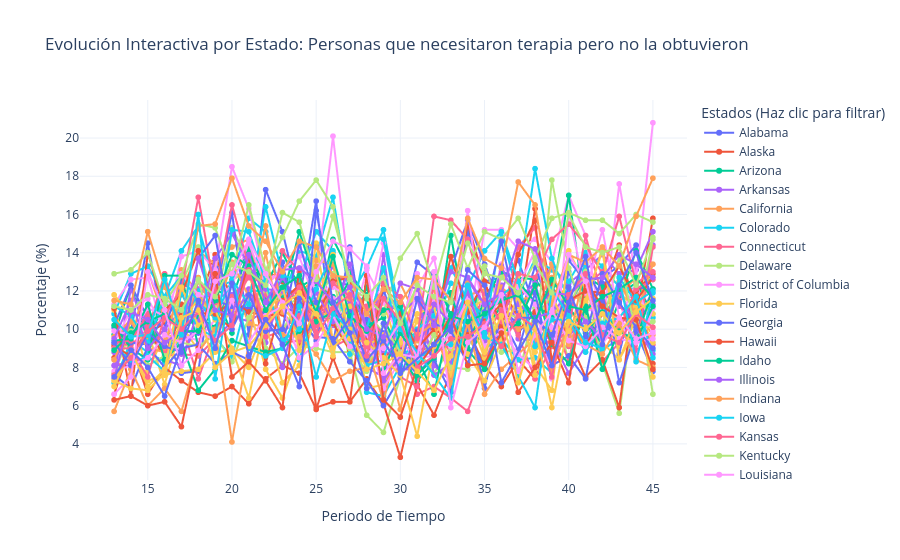

The code cell stored with this chart in its notebook:
### Markdown cell above
## 6. Interactividad y Funcionalidad 
Analizaremos la evolución temporal por Estado para el indicador *"Needed Counseling or Therapy But Did Not Get It"*.

### Code cell
state_data = df[(df['Group'] == 'By State') & 
                (df['Indicator'] == 'Needed Counseling or Therapy But Did Not Get It, Last 4 Weeks')]

fig = px.line(state_data, 
              x='Time Period', 
              y='Value', 
              color='State',
              markers=True,
              title='Evolución Interactiva por Estado: Personas que necesitaron terapia pero no la obtuvieron',
              labels={'Value': 'Porcentaje (%)', 'Time Period': 'Periodo de Tiempo'},
              template='plotly_white')

fig.update_layout(
    xaxis=dict(showgrid=True),
    yaxis=dict(showgrid=True),
    legend_title_text='Estados (Haz clic para filtrar)'
)

# Para mostrar en un entorno local (Jupyter/VSCode)
fig.show()

### Figure 1 — Plotly figure (JSON) as saved in the notebook; plotly's stock layout.template omitted (floating-point values rounded to 4 significant figures)
{"data": [{"hovertemplate": "State=Alabama<br>Periodo de Tiempo=%{x}<br>Porcentaje (%)=%{y}<extra></extra>", "legendgroup": "Alabama", "line": {"color": "#636efa", "dash": "solid"}, "marker": {"symbol": "circle"}, "mode": "lines+markers", "name": "Alabama", "showlegend": true, "type": "scattergl", "x": [13, 14, 15, 16, 17, 18, 19, 20, 21, 22, 23, 24, 25, 26, 27, 28, 29, 30, 31, 32, 33, 34, 35, 36, 37, 38, 39, 40, 41, 42, 43, 44, 45], "xaxis": "x", "y": [8.4, 9.9, 14.5, 9.8, 7.7, 7.8, 13.7, 10.3, 13.1, 12.9, 11.2, 10.8, 9.4, 12.5, 12.3, 8.7, 12.0, 9.8, 13.5, 12.8, 10.0, 15.1, 12.5, 12.7, 13.6, 11.1, 9.2, 13.0, 10.9, 12.4, 11.3, 10.0, 12.1], "yaxis": "y"}, {"hovertemplate": "State=Alaska<br>Periodo de Tiempo=%{x}<br>Porcentaje (%)=%{y}<extra></extra>", "legendgroup": "Alaska", "line": {"color": "#EF553B", "dash": "solid"}, "marker": {"symbol": "circle"}, "mode": "lines+markers", "name": "Alaska", "showlegend": true, "type": "scattergl", "x": [13, 14, 15, 16, 17, 18, 19, 20, 21, 22, 23, 24, 25, 26, 27, 28, 29, 30, 31, 32, 33, 34, 35, 36, 37, 38, 39, 40, 41, 42, 43, 44, 45], "xaxis": "x", "y": [8.5, 9.6, 9.8, 10.3, 11.3, 11.3, 13.9, 11.5, 12.8, 13.1, 12.5, 10.5, 11.2, 10.7, 9.8, 9.5, 11.6, 9.5, 9.0, 8.9, 10.4, 15.5, 12.5, 12.2, 10.6, 16.3, 11.9, 9.4, 11.6, 11.9, 14.4, 10.7, 15.8], "yaxis": "y"}, {"hovertemplate": "State=Arizona<br>Periodo de Tiempo=%{x}<br>Porcentaje (%)=%{y}<extra></extra>", "legendgroup": "Arizona", "line": {"color": "#00cc96", "dash": "solid"}, "marker": {"symbol": "circle"}, "mode": "lines+markers", "name": "Arizona", "showlegend": true, "type": "scattergl", "x": [13, 14, 15, 16, 17, 18, 19, 20, 21, 22, 23, 24, 25, 26, 27, 28, 29, 30, 31, 32, 33, 34, 35, 36, 37, 38, 39, 40, 41, 42, 43, 44, 45], "xaxis": "x", "y": [9.7, 12.3, 9.4, 11.4, 10.5, 10.8, 12.1, 11.6, 14.1, 11.4, 12.6, 11.2, 10.7, 14.7, 13.0, 11.6, 8.7, 11.0, 8.3, 9.0, 14.9, 10.0, 13.1, 11.6, 12.0, 10.5, 11.8, 11.2, 12.8, 12.2, 11.9, 12.4, 10.8], "yaxis": "y"}, {"hovertemplate": "State=Arkansas<br>Periodo de Tiempo=%{x}<br>Porcentaje (%)=%{y}<extra></extra>", "legendgroup": "Arkansas", "line": {"color": "#ab63fa", "dash": "solid"}, "marker": {"symbol": "circle"}, "mode": "lines+markers", "name": "Arkansas", "showlegend": true, "type": "scattergl", "x": [13, 14, 15, 16, 17, 18, 19, 20, 21, 22, 23, 24, 25, 26, 27, 28, 29, 30, 31, 32, 33, 34, 35, 36, 37, 38, 39, 40, 41, 42, 43, 44, 45], "xaxis": "x", "y": [7.7, 12.1, 9.7, 9.5, 10.5, 12.1, 11.7, 11.8, 10.5, 9.3, 12.1, 10.6, 11.5, 13.3, 11.5, 7.9, 13.9, 7.9, 7.9, 10.6, 10.3, 12.0, 10.4, 12.3, 10.2, 12.5, 13.2, 12.4, 13.1, 13.9, 12.9, 13.1, 15.1], "yaxis": "y"}, {"hovertemplate": "State=California<br>Periodo de Tiempo=%{x}<br>Porcentaje (%)=%{y}<extra></extra>", "legendgroup": "California", "line": {"color": "#FFA15A", "dash": "solid"}, "marker": {"symbol": "circle"}, "mode": "lines+markers", "name": "California", "showlegend": true, "type": "scattergl", "x": [13, 14, 15, 16, 17, 18, 19, 20, 21, 22, 23, 24, 25, 26, 27, 28, 29, 30, 31, 32, 33, 34, 35, 36, 37, 38, 39, 40, 41, 42, 43, 44, 45], "xaxis": "x", "y": [9.2, 9.2, 13.1, 10.5, 12.0, 14.1, 13.4, 14.3, 14.7, 10.8, 12.0, 11.9, 12.7, 12.4, 11.6, 10.7, 9.5, 12.4, 10.5, 10.4, 9.4, 11.7, 10.8, 9.2, 10.8, 12.2, 12.7, 11.5, 11.8, 11.1, 11.8, 12.7, 13.4], "yaxis": "y"}, {"hovertemplate": "State=Colorado<br>Periodo de Tiempo=%{x}<br>Porcentaje (%)=%{y}<extra></extra>", "legendgroup": "Colorado", "line": {"color": "#19d3f3", "dash": "solid"}, "marker": {"symbol": "circle"}, "mode": "lines+markers", "name": "Colorado", "showlegend": true, "type": "scattergl", "x": [13, 14, 15, 16, 17, 18, 19, 20, 21, 22, 23, 24, 25, 26, 27, 28, 29, 30, 31, 32, 33, 34, 35, 36, 37, 38, 39, 40, 41, 42, 43, 44, 45], "xaxis": "x", "y": [10.8, 12.9, 13.3, 11.7, 14.1, 15.4, 12.2, 12.5, 15.8, 15.1, 11.5, 14.1, 13.8, 16.9, 11.7, 13.2, 15.2, 10.6, 12.1, 10.0, 12.4, 12.2, 14.1, 15.1, 11.7, 13.7, 13.1, 12.5, 14.0, 13.3, 12.2, 12.1, 10.6], "yaxis": "y"}, {"hovertemplate": "State=Connecticut<br>Periodo de Tiempo=%{x}<br>Porcentaje (%)=%{y}<extra></extra>", "legendgroup": "Connecticut", "line": {"color": "#FF6692", "dash": "solid"}, "marker": {"symbol": "circle"}, "mode": "lines+markers", "name": "Connecticut", "showlegend": true, "type": "scattergl", "x": [13, 14, 15, 16, 17, 18, 19, 20, 21, 22, 23, 24, 25, 26, 27, 28, 29, 30, 31, 32, 33, 34, 35, 36, 37, 38, 39, 40, 41, 42, 43, 44, 45], "xaxis": "x", "y": [8.1, 8.3, 10.2, 8.6, 8.7, 8.6, 9.5, 11.2, 13.3, 9.6, 9.9, 10.4, 10.9, 9.1, 9.5, 11.2, 6.7, 9.4, 6.6, 7.0, 6.4, 5.7, 8.2, 10.6, 10.1, 10.0, 9.1, 9.1, 11.2, 8.3, 9.3, 11.0, 9.2], "yaxis": "y"}, {"hovertemplate": "State=Delaware<br>Periodo de Tiempo=%{x}<br>Porcentaje (%)=%{y}<extra></extra>", "legendgroup": "Delaware", "line": {"color": "#B6E880", "dash": "solid"}, "marker": {"symbol": "circle"}, "mode": "lines+markers", "name": "Delaware", "showlegend": true, "type": "scattergl", "x": [13, 14, 15, 16, 17, 18, 19, 20, 21, 22, 23, 24, 25, 26, 27, 28, 29, 30, 31, 32, 33, 34, 35, 36, 37, 38, 39, 40, 41, 42, 43, 44, 45], "xaxis": "x", "y": [7.7, 9.9, 9.3, 9.2, 12.4, 14.3, 11.3, 15.3, 13.5, 9.0, 8.2, 9.1, 9.0, 8.8, 8.8, 5.5, 4.6, 7.5, 9.0, 7.7, 9.0, 9.5, 8.4, 11.8, 7.5, 11.1, 11.8, 8.3, 12.7, 8.2, 5.6, 12.0, 6.6], "yaxis": "y"}, {"hovertemplate": "State=District of Columbia<br>Periodo de Tiempo=%{x}<br>Porcentaje (%)=%{y}<extra></extra>", "legendgroup": "District of Columbia", "line": {"color": "#FF97FF", "dash": "solid"}, "marker": {"symbol": "circle"}, "mode": "lines+markers", "name": "District of Columbia", "showlegend": true, "type": "scattergl", "x": [13, 14, 15, 16, 17, 18, 19, 20, 21, 22, 23, 24, 25, 26, 27, 28, 29, 30, 31, 32, 33, 34, 35, 36, 37, 38, 39, 40, 41, 42, 43, 44, 45], "xaxis": "x", "y": [11.3, 12.6, 12.7, 9.7, 13.8, 14.1, 13.1, 18.5, 16.3, 12.5, 13.1, 14.3, 12.4, 20.1, 12.5, 10.4, 14.5, 10.2, 12.9, 8.7, 11.8, 10.0, 15.2, 15.2, 14.2, 14.7, 13.5, 17.0, 14.9, 9.9, 17.6, 12.7, 20.8], "yaxis": "y"}, {"hovertemplate": "State=Florida<br>Periodo de Tiempo=%{x}<br>Porcentaje (%)=%{y}<extra></extra>", "legendgroup": "Florida", "line": {"color": "#FECB52", "dash": "solid"}, "marker": {"symbol": "circle"}, "mode": "lines+markers", "name": "Florida", "showlegend": true, "type": "scattergl", "x": [13, 14, 15, 16, 17, 18, 19, 20, 21, 22, 23, 24, 25, 26, 27, 28, 29, 30, 31, 32, 33, 34, 35, 36, 37, 38, 39, 40, 41, 42, 43, 44, 45], "xaxis": "x", "y": [11.0, 8.6, 9.9, 7.1, 10.2, 8.9, 10.1, 10.9, 12.8, 10.6, 11.1, 10.2, 10.9, 10.7, 11.3, 9.9, 11.4, 8.6, 10.4, 10.6, 8.2, 9.9, 9.7, 10.4, 11.2, 8.8, 10.0, 10.2, 10.1, 10.3, 11.9, 11.1, 9.3], "yaxis": "y"}, {"hovertemplate": "State=Georgia<br>Periodo de Tiempo=%{x}<br>Porcentaje (%)=%{y}<extra></extra>", "legendgroup": "Georgia", "line": {"color": "#636efa", "dash": "solid"}, "marker": {"symbol": "circle"}, "mode": "lines+markers", "name": "Georgia", "showlegend": true, "type": "scattergl", "x": [13, 14, 15, 16, 17, 18, 19, 20, 21, 22, 23, 24, 25, 26, 27, 28, 29, 30, 31, 32, 33, 34, 35, 36, 37, 38, 39, 40, 41, 42, 43, 44, 45], "xaxis": "x", "y": [10.2, 12.3, 10.6, 10.1, 12.5, 11.7, 11.7, 16.1, 9.7, 17.3, 15.1, 11.5, 16.7, 9.2, 14.3, 8.5, 12.1, 9.2, 7.9, 11.0, 13.1, 15.7, 13.4, 11.0, 10.3, 13.3, 10.8, 13.6, 12.5, 12.7, 13.3, 14.4, 11.2], "yaxis": "y"}, {"hovertemplate": "State=Hawaii<br>Periodo de Tiempo=%{x}<br>Porcentaje (%)=%{y}<extra></extra>", "legendgroup": "Hawaii", "line": {"color": "#EF553B", "dash": "solid"}, "marker": {"symbol": "circle"}, "mode": "lines+markers", "name": "Hawaii", "showlegend": true, "type": "scattergl", "x": [13, 14, 15, 16, 17, 18, 19, 20, 21, 22, 23, 24, 25, 26, 27, 28, 29, 30, 31, 32, 34, 35, 36, 37, 38, 39, 40, 41, 42, 43, 44, 45], "xaxis": "x", "y": [6.6, 9.2, 6.6, 8.0, 7.3, 6.7, 6.5, 7.0, 6.1, 7.4, 8.1, 7.7, 5.8, 8.5, 6.2, 7.4, 6.1, 3.3, 7.1, 5.5, 10.0, 8.1, 7.0, 8.4, 7.4, 10.6, 9.5, 7.5, 8.4, 5.9, 12.5, 8.2], "yaxis": "y"}, {"hovertemplate": "State=Idaho<br>Periodo de Tiempo=%{x}<br>Porcentaje (%)=%{y}<extra></extra>", "legendgroup": "Idaho", "line": {"color": "#00cc96", "dash": "solid"}, "marker": {"symbol": "circle"}, "mode": "lines+markers", "name": "Idaho", "showlegend": true, "type": "scattergl", "x": [13, 14, 15, 16, 17, 18, 19, 20, 21, 22, 23, 24, 25, 26, 27, 28, 29, 30, 31, 32, 33, 34, 35, 36, 37, 38, 39, 40, 41, 42, 43, 44, 45], "xaxis": "x", "y": [9.2, 10.0, 10.5, 8.5, 10.0, 10.6, 10.1, 12.5, 14.2, 11.6, 11.6, 15.1, 12.4, 11.7, 9.8, 12.2, 8.8, 10.4, 9.4, 13.0, 10.7, 8.6, 10.0, 11.2, 12.7, 12.6, 11.5, 17.0, 10.9, 9.1, 11.5, 14.1, 12.1], "yaxis": "y"}, {"hovertemplate": "State=Illinois<br>Periodo de Tiempo=%{x}<br>Porcentaje (%)=%{y}<extra></extra>", "legendgroup": "Illinois", "line": {"color": "#ab63fa", "dash": "solid"}, "marker": {"symbol": "circle"}, "mode": "lines+markers", "name": "Illinois", "showlegend": true, "type": "scattergl", "x": [13, 14, 15, 16, 17, 18, 19, 20, 21, 22, 23, 24, 25, 26, 27, 28, 29, 30, 31, 32, 33, 34, 35, 36, 37, 38, 39, 40, 41, 42, 43, 44, 45], "xaxis": "x", "y": [8.8, 10.7, 9.2, 9.6, 8.7, 10.1, 12.9, 10.7, 10.4, 11.0, 12.7, 11.3, 13.0, 10.2, 11.3, 9.7, 8.8, 8.7, 12.3, 7.6, 8.2, 12.0, 9.8, 9.6, 11.6, 12.4, 9.4, 7.7, 9.1, 11.9, 11.2, 10.4, 14.4], "yaxis": "y"}, {"hovertemplate": "State=Indiana<br>Periodo de Tiempo=%{x}<br>Porcentaje (%)=%{y}<extra></extra>", "legendgroup": "Indiana", "line": {"color": "#FFA15A", "dash": "solid"}, "marker": {"symbol": "circle"}, "mode": "lines+markers", "name": "Indiana", "showlegend": true, "type": "scattergl", "x": [13, 14, 15, 16, 17, 18, 19, 20, 21, 22, 23, 24, 25, 26, 27, 28, 29, 30, 31, 32, 33, 34, 35, 36, 37, 38, 39, 40, 41, 42, 43, 44, 45], "xaxis": "x", "y": [9.6, 10.5, 9.4, 9.5, 9.9, 12.7, 10.7, 12.5, 10.3, 10.1, 12.0, 10.4, 13.6, 13.4, 9.2, 8.1, 9.6, 9.2, 9.7, 9.2, 9.0, 11.8, 12.0, 12.2, 11.4, 11.9, 11.3, 9.2, 11.4, 10.2, 12.5, 10.9, 9.7], "yaxis": "y"}, {"hovertemplate": "State=Iowa<br>Periodo de Tiempo=%{x}<br>Porcentaje (%)=%{y}<extra></extra>", "legendgroup": "Iowa", "line": {"color": "#19d3f3", "dash": "solid"}, "marker": {"symbol": "circle"}, "mode": "lines+markers", "name": "Iowa", "showlegend": true, "type": "scattergl", "x": [13, 14, 15, 16, 17, 18, 19, 20, 21, 22, 23, 24, 25, 26, 27, 28, 29, 30, 31, 32, 33, 34, 35, 36, 37, 38, 39, 40, 41, 42, 43, 44, 45], "xaxis": "x", "y": [7.2, 9.4, 8.8, 8.3, 9.5, 12.0, 9.6, 8.5, 12.0, 12.0, 9.9, 8.4, 11.1, 11.4, 10.8, 6.7, 6.5, 8.1, 9.9, 11.1, 7.6, 12.7, 9.0, 9.5, 8.4, 8.5, 7.7, 12.1, 9.8, 8.9, 9.5, 9.9, 8.9], "yaxis": "y"}, {"hovertemplate": "State=Kansas<br>Periodo de Tiempo=%{x}<br>Porcentaje (%)=%{y}<extra></extra>", "legendgroup": "Kansas", "line": {"color": "#FF6692", "dash": "solid"}, "marker": {"symbol": "circle"}, "mode": "lines+markers", "name": "Kansas", "showlegend": true, "type": "scattergl", "x": [13, 14, 15, 16, 17, 18, 19, 20, 21, 22, 23, 24, 25, 26, 27, 28, 29, 30, 31, 32, 33, 34, 35, 36, 37, 38, 39, 40, 41, 42, 43, 44, 45], "xaxis": "x", "y": [9.2, 9.2, 9.9, 12.9, 9.4, 12.5, 11.4, 11.4, 12.7, 11.8, 10.0, 10.7, 10.2, 12.7, 12.6, 11.0, 11.5, 10.4, 9.8, 10.4, 8.7, 9.9, 11.8, 10.3, 14.3, 15.3, 10.7, 8.3, 12.3, 13.0, 11.5, 8.9, 14.3], "yaxis": "y"}, {"hovertemplate": "State=Kentucky<br>Periodo de Tiempo=%{x}<br>Porcentaje (%)=%{y}<extra></extra>", "legendgroup": "Kentucky", "line": {"color": "#B6E880", "dash": "solid"}, "marker": {"symbol": "circle"}, "mode": "lines+markers", "name": "Kentucky", "showlegend": true, "type": "scattergl", "x": [13, 14, 15, 16, 17, 18, 19, 20, 21, 22, 23, 24, 25, 26, 27, 28, 29, 30, 31, 32, 33, 34, 35, 36, 37, 38, 39, 40, 41, 42, 43, 44, 45], "xaxis": "x", "y": [8.9, 9.9, 9.7, 12.5, 9.9, 12.6, 9.4, 12.6, 13.0, 13.1, 11.2, 11.6, 11.4, 12.9, 8.3, 10.9, 9.8, 10.1, 8.7, 12.7, 9.0, 8.8, 13.3, 10.9, 10.6, 9.1, 17.8, 13.2, 10.6, 10.3, 12.0, 10.4, 14.7], "yaxis": "y"}, {"hovertemplate": "State=Louisiana<br>Periodo de Tiempo=%{x}<br>Porcentaje (%)=%{y}<extra></extra>", "legendgroup": "Louisiana", "line": {"color": "#FF97FF", "dash": "solid"}, "marker": {"symbol": "circle"}, "mode": "lines+markers", "name": "Louisiana", "showlegend": true, "type": "scattergl", "x": [13, 14, 15, 16, 17, 18, 19, 20, 21, 22, 23, 24, 25, 26, 27, 28, 29, 30, 31, 32, 33, 34, 35, 36, 37, 38, 39, 40, 41, 42, 43, 44, 45], "xaxis": "x", "y": [9.3, 11.0, 11.6, 10.0, 9.7, 9.4, 10.5, 12.4, 11.4, 11.1, 10.1, 8.9, 12.9, 11.6, 9.8, 13.1, 11.4, 9.5, 8.3, 11.6, 9.1, 16.2, 10.1, 12.7, 12.2, 14.1, 10.1, 9.5, 11.0, 11.0, 10.5, 12.4, 9.9], "yaxis": "y"}, {"hovertemplate": "State=Maine<br>Periodo de Tiempo=%{x}<br>Porcentaje (%)=%{y}<extra></extra>", "legendgroup": "Maine", "line": {"color": "#FECB52", "dash": "solid"}, "marker": {"symbol": "circle"}, "mode": "lines+markers", "name": "Maine", "showlegend": true, "type": "scattergl", "x": [13, 14, 15, 16, 17, 18, 19, 20, 21, 22, 23, 24, 25, 26, 27, 28, 29, 30, 31, 32, 33, 34, 35, 36, 37, 38, 39, 40, 41, 42, 43, 44, 45], "xaxis": "x", "y": [11.8, 10.7, 7.8, 9.7, 10.3, 11.6, 10.5, 11.6, 11.3, 7.9, 6.4, 8.9, 14.5, 9.4, 11.2, 6.9, 7.1, 9.3, 12.4, 9.8, 10.5, 10.8, 8.5, 13.0, 11.6, 9.0, 11.5, 10.6, 11.1, 14.3, 9.1, 11.5, 10.8], "yaxis": "y"}, {"hovertemplate": "State=Maryland<br>Periodo de Tiempo=%{x}<br>Porcentaje (%)=%{y}<extra></extra>", "legendgroup": "Maryland", "line": {"color": "#636efa", "dash": "solid"}, "marker": {"symbol": "circle"}, "mode": "lines+markers", "name": "Maryland", "showlegend": true, "type": "scattergl", "x": [13, 14, 15, 16, 17, 18, 19, 20, 21, 22, 23, 24, 25, 26, 27, 28, 29, 30, 31, 32, 33, 34, 35, 36, 37, 38, 39, 40, 41, 42, 43, 44, 45], "xaxis": "x", "y": [10.1, 9.3, 9.2, 10.8, 9.9, 9.8, 11.5, 11.2, 11.1, 10.8, 13.5, 9.3, 10.6, 10.6, 10.9, 10.5, 9.8, 8.8, 7.6, 8.7, 11.6, 9.9, 7.9, 10.7, 9.8, 10.9, 12.1, 10.9, 13.3, 11.5, 8.7, 12.3, 11.9], "yaxis": "y"}, {"hovertemplate": "State=Massachusetts<br>Periodo de Tiempo=%{x}<br>Porcentaje (%)=%{y}<extra></extra>", "legendgroup": "Massachusetts", "line": {"color": "#EF553B", "dash": "solid"}, "marker": {"symbol": "circle"}, "mode": "lines+markers", "name": "Massachusetts", "showlegend": true, "type": "scattergl", "x": [13, 14, 15, 16, 17, 18, 19, 20, 21, 22, 23, 24, 25, 26, 27, 28, 29, 30, 31, 32, 33, 34, 35, 36, 37, 38, 39, 40, 41, 42, 43, 44, 45], "xaxis": "x", "y": [9.1, 8.6, 9.9, 8.6, 10.8, 10.9, 10.7, 11.5, 10.9, 10.7, 10.8, 9.3, 12.1, 10.3, 8.9, 9.2, 8.6, 8.9, 7.9, 9.7, 10.3, 9.7, 10.5, 11.3, 9.9, 10.9, 12.3, 10.5, 9.1, 10.8, 9.9, 12.0, 12.9], "yaxis": "y"}, {"hovertemplate": "State=Michigan<br>Periodo de Tiempo=%{x}<br>Porcentaje (%)=%{y}<extra></extra>", "legendgroup": "Michigan", "line": {"color": "#00cc96", "dash": "solid"}, "marker": {"symbol": "circle"}, "mode": "lines+markers", "name": "Michigan", "showlegend": true, "type": "scattergl", "x": [13, 14, 15, 16, 17, 18, 19, 20, 21, 22, 23, 24, 25, 26, 27, 28, 29, 30, 31, 32, 33, 34, 35, 36, 37, 38, 39, 40, 41, 42, 43, 44, 45], "xaxis": "x", "y": [10.2, 9.0, 8.4, 12.8, 12.8, 9.1, 11.8, 9.8, 13.9, 12.3, 14.0, 12.2, 12.7, 11.1, 9.1, 10.2, 10.6, 8.7, 7.3, 8.3, 11.9, 9.0, 11.6, 13.0, 12.5, 11.4, 10.6, 11.2, 9.8, 10.9, 9.9, 9.4, 12.1], "yaxis": "y"}, {"hovertemplate": "State=Minnesota<br>Periodo de Tiempo=%{x}<br>Porcentaje (%)=%{y}<extra></extra>", "legendgroup": "Minnesota", "line": {"color": "#ab63fa", "dash": "solid"}, "marker": {"symbol": "circle"}, "mode": "lines+markers", "name": "Minnesota", "showlegend": true, "type": "scattergl", "x": [13, 14, 15, 16, 17, 18, 19, 20, 21, 22, 23, 24, 25, 26, 27, 28, 29, 30, 31, 32, 33, 34, 35, 36, 37, 38, 39, 40, 41, 42, 43, 44, 45], "xaxis": "x", "y": [8.1, 8.1, 11.2, 8.4, 8.1, 11.1, 9.5, 10.4, 12.1, 10.0, 8.0, 11.5, 10.2, 11.0, 10.2, 8.0, 7.5, 10.8, 11.6, 8.1, 7.3, 12.6, 11.2, 11.9, 9.5, 9.4, 9.6, 9.7, 10.4, 9.4, 12.7, 8.5, 11.3], "yaxis": "y"}, {"hovertemplate": "State=Mississippi<br>Periodo de Tiempo=%{x}<br>Porcentaje (%)=%{y}<extra></extra>", "legendgroup": "Mississippi", "line": {"color": "#FFA15A", "dash": "solid"}, "marker": {"symbol": "circle"}, "mode": "lines+markers", "name": "Mississippi", "showlegend": true, "type": "scattergl", "x": [13, 14, 15, 16, 17, 18, 19, 20, 21, 22, 23, 24, 25, 26, 27, 28, 29, 30, 31, 32, 33, 34, 35, 36, 37, 38, 39, 40, 41, 42, 43, 44, 45], "xaxis": "x", "y": [8.4, 10.4, 9.0, 8.8, 13.1, 11.8, 10.7, 13.5, 11.7, 15.4, 10.9, 9.8, 13.3, 9.2, 9.8, 9.2, 6.2, 9.9, 9.4, 12.2, 6.8, 12.4, 8.7, 10.7, 10.0, 10.4, 13.4, 9.3, 13.3, 9.5, 12.5, 10.7, 13.4], "yaxis": "y"}, {"hovertemplate": "State=Missouri<br>Periodo de Tiempo=%{x}<br>Porcentaje (%)=%{y}<extra></extra>", "legendgroup": "Missouri", "line": {"color": "#19d3f3", "dash": "solid"}, "marker": {"symbol": "circle"}, "mode": "lines+markers", "name": "Missouri", "showlegend": true, "type": "scattergl", "x": [13, 14, 15, 16, 17, 18, 19, 20, 21, 22, 23, 24, 25, 26, 27, 28, 29, 30, 31, 32, 33, 34, 35, 36, 37, 38, 39, 40, 41, 42, 43, 44, 45], "xaxis": "x", "y": [11.2, 10.7, 9.3, 11.7, 12.8, 11.4, 10.6, 12.6, 11.3, 16.4, 12.8, 12.6, 15.1, 14.1, 8.7, 10.0, 13.2, 8.7, 10.0, 10.7, 13.2, 11.5, 10.7, 11.8, 12.4, 18.4, 13.7, 11.5, 13.4, 9.8, 12.7, 11.4, 12.0], "yaxis": "y"}, {"hovertemplate": "State=Montana<br>Periodo de Tiempo=%{x}<br>Porcentaje (%)=%{y}<extra></extra>", "legendgroup": "Montana", "line": {"color": "#FF6692", "dash": "solid"}, "marker": {"symbol": "circle"}, "mode": "lines+markers", "name": "Montana", "showlegend": true, "type": "scattergl", "x": [13, 14, 15, 16, 17, 18, 19, 20, 21, 22, 23, 24, 25, 26, 27, 28, 29, 30, 31, 32, 33, 34, 35, 36, 37, 38, 39, 40, 41, 42, 43, 44, 45], "xaxis": "x", "y": [9.3, 9.4, 10.8, 8.7, 10.3, 7.4, 9.9, 11.7, 12.7, 12.4, 9.3, 9.4, 10.2, 11.0, 10.4, 10.9, 9.6, 7.5, 7.0, 12.4, 9.9, 11.8, 9.6, 11.0, 9.7, 7.4, 9.1, 10.0, 14.9, 11.7, 10.0, 12.1, 12.6], "yaxis": "y"}, {"hovertemplate": "State=Nebraska<br>Periodo de Tiempo=%{x}<br>Porcentaje (%)=%{y}<extra></extra>", "legendgroup": "Nebraska", "line": {"color": "#B6E880", "dash": "solid"}, "marker": {"symbol": "circle"}, "mode": "lines+markers", "name": "Nebraska", "showlegend": true, "type": "scattergl", "x": [13, 14, 15, 16, 17, 18, 19, 20, 21, 22, 23, 24, 25, 26, 27, 28, 29, 30, 31, 32, 33, 34, 35, 36, 37, 38, 39, 40, 41, 42, 43, 44, 45], "xaxis": "x", "y": [7.7, 8.6, 8.1, 8.6, 9.3, 9.1, 9.7, 8.3, 10.6, 12.1, 9.9, 11.6, 10.7, 10.6, 9.0, 7.8, 10.2, 8.8, 8.0, 9.7, 8.0, 7.9, 11.4, 8.8, 8.9, 10.3, 11.9, 11.2, 13.0, 10.2, 13.8, 9.8, 10.4], "yaxis": "y"}, {"hovertemplate": "State=Nevada<br>Periodo de Tiempo=%{x}<br>Porcentaje (%)=%{y}<extra></extra>", "legendgroup": "Nevada", "line": {"color": "#FF97FF", "dash": "solid"}, "marker": {"symbol": "circle"}, "mode": "lines+markers", "name": "Nevada", "showlegend": true, "type": "scattergl", "x": [13, 14, 15, 16, 17, 18, 19, 20, 21, 22, 23, 24, 25, 26, 27, 28, 29, 30, 31, 32, 33, 34, 35, 36, 37, 38, 39, 40, 41, 42, 43, 44, 45], "xaxis": "x", "y": [9.9, 9.7, 11.1, 10.7, 12.9, 11.8, 11.5, 12.3, 14.5, 12.3, 13.1, 13.8, 11.3, 12.2, 11.7, 9.8, 6.9, 8.4, 12.2, 13.7, 9.6, 11.6, 9.7, 13.4, 12.3, 11.3, 7.4, 16.1, 11.9, 15.2, 10.6, 8.5, 11.1], "yaxis": "y"}, {"hovertemplate": "State=New Hampshire<br>Periodo de Tiempo=%{x}<br>Porcentaje (%)=%{y}<extra></extra>", "legendgroup": "New Hampshire", "line": {"color": "#FECB52", "dash": "solid"}, "marker": {"symbol": "circle"}, "mode": "lines+markers", "name": "New Hampshire", "showlegend": true, "type": "scattergl", "x": [13, 14, 15, 16, 17, 18, 19, 20, 21, 22, 23, 24, 25, 26, 27, 28, 29, 30, 31, 32, 33, 34, 35, 36, 37, 38, 39, 40, 41, 42, 43, 44, 45], "xaxis": "x", "y": [7.3, 8.8, 7.3, 7.6, 7.8, 7.9, 8.8, 8.9, 8.0, 10.2, 7.2, 8.1, 10.7, 8.6, 12.3, 9.1, 9.7, 8.5, 10.8, 11.2, 7.6, 10.9, 11.6, 9.6, 12.8, 8.1, 6.8, 14.1, 12.3, 9.3, 8.4, 10.1, 10.1], "yaxis": "y"}, {"hovertemplate": "State=New Jersey<br>Periodo de Tiempo=%{x}<br>Porcentaje (%)=%{y}<extra></extra>", "legendgroup": "New Jersey", "line": {"color": "#636efa", "dash": "solid"}, "marker": {"symbol": "circle"}, "mode": "lines+markers", "name": "New Jersey", "showlegend": true, "type": "scattergl", "x": [13, 14, 15, 16, 17, 18, 19, 20, 21, 22, 23, 24, 25, 26, 27, 28, 29, 30, 31, 32, 33, 34, 35, 36, 37, 38, 39, 40, 41, 42, 43, 44, 45], "xaxis": "x", "y": [7.6, 6.9, 9.1, 8.0, 9.0, 9.2, 8.2, 8.8, 8.4, 10.7, 9.5, 11.6, 9.6, 9.5, 8.3, 7.3, 6.0, 7.5, 9.9, 8.4, 6.7, 11.0, 6.9, 10.6, 8.9, 11.9, 8.1, 8.6, 7.4, 11.9, 7.2, 9.9, 7.8], "yaxis": "y"}, {"hovertemplate": "State=New Mexico<br>Periodo de Tiempo=%{x}<br>Porcentaje (%)=%{y}<extra></extra>", "legendgroup": "New Mexico", "line": {"color": "#EF553B", "dash": "solid"}, "marker": {"symbol": "circle"}, "mode": "lines+markers", "name": "New Mexico", "showlegend": true, "type": "scattergl", "x": [13, 14, 15, 16, 17, 18, 19, 20, 21, 22, 23, 24, 25, 26, 27, 28, 29, 30, 31, 32, 33, 34, 35, 36, 37, 38, 39, 40, 41, 42, 43, 44, 45], "xaxis": "x", "y": [11.1, 6.5, 14.0, 11.0, 11.8, 14.1, 10.8, 10.0, 13.6, 8.2, 11.5, 12.3, 10.6, 12.5, 12.7, 8.4, 12.3, 10.8, 9.0, 10.0, 13.8, 10.9, 12.5, 10.1, 13.9, 15.7, 8.3, 11.5, 12.0, 11.9, 13.3, 11.5, 12.7], "yaxis": "y"}, {"hovertemplate": "State=New York<br>Periodo de Tiempo=%{x}<br>Porcentaje (%)=%{y}<extra></extra>", "legendgroup": "New York", "line": {"color": "#00cc96", "dash": "solid"}, "marker": {"symbol": "circle"}, "mode": "lines+markers", "name": "New York", "showlegend": true, "type": "scattergl", "x": [13, 14, 15, 16, 17, 18, 19, 20, 21, 22, 23, 24, 25, 26, 27, 28, 29, 30, 31, 32, 33, 34, 35, 36, 37, 38, 39, 40, 41, 42, 43, 44, 45], "xaxis": "x", "y": [9.4, 9.5, 11.3, 8.4, 9.3, 6.8, 7.9, 9.4, 9.1, 8.8, 9.0, 9.9, 10.4, 10.9, 12.6, 11.8, 7.9, 9.8, 8.5, 6.6, 10.8, 8.9, 7.9, 9.8, 10.3, 12.3, 9.2, 8.2, 11.2, 7.9, 9.9, 9.4, 11.2], "yaxis": "y"}, {"hovertemplate": "State=North Carolina<br>Periodo de Tiempo=%{x}<br>Porcentaje (%)=%{y}<extra></extra>", "legendgroup": "North Carolina", "line": {"color": "#ab63fa", "dash": "solid"}, "marker": {"symbol": "circle"}, "mode": "lines+markers", "name": "North Carolina", "showlegend": true, "type": "scattergl", "x": [13, 14, 15, 16, 17, 18, 19, 20, 21, 22, 23, 24, 25, 26, 27, 28, 29, 30, 31, 32, 33, 34, 35, 36, 37, 38, 39, 40, 41, 42, 43, 44, 45], "xaxis": "x", "y": [9.5, 11.5, 9.0, 10.0, 11.0, 10.4, 13.7, 15.0, 13.3, 12.1, 12.0, 10.3, 11.9, 10.4, 13.4, 10.0, 7.3, 8.6, 8.8, 11.3, 10.3, 11.9, 9.4, 13.3, 11.3, 10.6, 10.9, 11.8, 10.4, 9.5, 12.0, 10.1, 8.7], "yaxis": "y"}, {"hovertemplate": "State=North Dakota<br>Periodo de Tiempo=%{x}<br>Porcentaje (%)=%{y}<extra></extra>", "legendgroup": "North Dakota", "line": {"color": "#FFA15A", "dash": "solid"}, "marker": {"symbol": "circle"}, "mode": "lines+markers", "name": "North Dakota", "showlegend": true, "type": "scattergl", "x": [13, 14, 15, 16, 17, 18, 19, 20, 21, 22, 23, 24, 25, 26, 27, 28, 29, 30, 31, 32, 33, 34, 35, 36, 38, 39, 40, 41, 42, 43, 44, 45], "xaxis": "x", "y": [5.7, 7.9, 6.0, 6.9, 5.7, 8.8, 10.0, 4.1, 9.3, 14.0, 9.7, 9.6, 8.7, 7.3, 7.8, 8.0, 9.2, 5.8, 9.7, 10.3, 7.2, 10.3, 6.6, 7.9, 9.5, 7.8, 10.3, 9.2, 8.7, 10.3, 8.4, 8.0], "yaxis": "y"}, {"hovertemplate": "State=Ohio<br>Periodo de Tiempo=%{x}<br>Porcentaje (%)=%{y}<extra></extra>", "legendgroup": "Ohio", "line": {"color": "#19d3f3", "dash": "solid"}, "marker": {"symbol": "circle"}, "mode": "lines+markers", "name": "Ohio", "showlegend": true, "type": "scattergl", "x": [13, 14, 15, 16, 17, 18, 19, 20, 21, 22, 23, 24, 25, 26, 27, 28, 29, 30, 31, 32, 33, 34, 35, 36, 37, 38, 39, 40, 41, 42, 43, 44, 45], "xaxis": "x", "y": [9.3, 8.2, 8.6, 7.8, 11.9, 10.0, 9.6, 15.2, 15.1, 12.5, 9.4, 10.0, 12.1, 14.0, 9.4, 8.1, 8.4, 11.4, 8.3, 9.2, 9.2, 12.3, 9.8, 15.1, 12.5, 9.1, 10.5, 10.5, 8.8, 10.3, 10.6, 11.7, 8.5], "yaxis": "y"}, {"hovertemplate": "State=Oklahoma<br>Periodo de Tiempo=%{x}<br>Porcentaje (%)=%{y}<extra></extra>", "legendgroup": "Oklahoma", "line": {"color": "#FF6692", "dash": "solid"}, "marker": {"symbol": "circle"}, "mode": "lines+markers", "name": "Oklahoma", "showlegend": true, "type": "scattergl", "x": [13, 14, 15, 16, 17, 18, 19, 20, 21, 22, 23, 24, 25, 26, 27, 28, 29, 30, 31, 32, 33, 34, 35, 36, 37, 38, 39, 40, 41, 42, 43, 44, 45], "xaxis": "x", "y": [9.0, 9.0, 7.5, 10.7, 12.1, 16.9, 11.9, 16.5, 13.3, 9.6, 14.1, 13.0, 9.8, 12.4, 11.7, 9.1, 12.4, 11.7, 9.5, 15.9, 15.7, 14.7, 11.5, 10.4, 12.9, 12.7, 14.7, 15.5, 14.4, 12.9, 15.9, 12.4, 13.0], "yaxis": "y"}, {"hovertemplate": "State=Oregon<br>Periodo de Tiempo=%{x}<br>Porcentaje (%)=%{y}<extra></extra>", "legendgroup": "Oregon", "line": {"color": "#B6E880", "dash": "solid"}, "marker": {"symbol": "circle"}, "mode": "lines+markers", "name": "Oregon", "showlegend": true, "type": "scattergl", "x": [13, 14, 15, 16, 17, 18, 19, 20, 21, 22, 23, 24, 25, 26, 27, 28, 29, 30, 31, 32, 33, 34, 35, 36, 37, 38, 39, 40, 41, 42, 43, 44, 45], "xaxis": "x", "y": [12.9, 13.1, 14.0, 11.3, 12.8, 15.5, 15.3, 12.9, 16.5, 13.1, 14.8, 16.7, 17.8, 16.4, 12.2, 11.6, 10.8, 13.7, 15.0, 12.2, 15.5, 13.2, 15.1, 14.7, 15.8, 13.7, 15.8, 16.1, 15.7, 15.7, 15.0, 16.0, 15.6], "yaxis": "y"}, {"hovertemplate": "State=Pennsylvania<br>Periodo de Tiempo=%{x}<br>Porcentaje (%)=%{y}<extra></extra>", "legendgroup": "Pennsylvania", "line": {"color": "#FF97FF", "dash": "solid"}, "marker": {"symbol": "circle"}, "mode": "lines+markers", "name": "Pennsylvania", "showlegend": true, "type": "scattergl", "x": [13, 14, 15, 16, 17, 18, 19, 20, 21, 22, 23, 24, 25, 26, 27, 28, 29, 30, 31, 32, 33, 34, 35, 36, 37, 38, 39, 40, 41, 42, 43, 44, 45], "xaxis": "x", "y": [7.8, 8.1, 8.5, 9.7, 9.3, 9.9, 9.4, 11.5, 9.3, 10.7, 11.2, 8.5, 9.2, 10.7, 9.1, 8.8, 9.0, 10.4, 8.5, 8.6, 9.9, 11.5, 9.1, 9.9, 8.7, 7.9, 11.0, 9.4, 9.1, 10.1, 9.5, 9.3, 9.5], "yaxis": "y"}, {"hovertemplate": "State=Rhode Island<br>Periodo de Tiempo=%{x}<br>Porcentaje (%)=%{y}<extra></extra>", "legendgroup": "Rhode Island", "line": {"color": "#FECB52", "dash": "solid"}, "marker": {"symbol": "circle"}, "mode": "lines+markers", "name": "Rhode Island", "showlegend": true, "type": "scattergl", "x": [13, 14, 15, 16, 17, 18, 19, 20, 21, 22, 23, 24, 25, 26, 27, 28, 29, 30, 31, 32, 33, 34, 35, 36, 37, 38, 39, 40, 41, 42, 43, 44, 45], "xaxis": "x", "y": [7.0, 8.9, 7.0, 7.9, 12.2, 10.2, 11.0, 9.0, 6.4, 10.6, 12.2, 8.9, 11.3, 13.9, 9.5, 9.3, 8.5, 7.6, 4.4, 9.1, 10.1, 8.7, 7.3, 9.4, 11.8, 7.6, 11.7, 9.9, 11.5, 14.1, 8.4, 10.6, 7.5], "yaxis": "y"}, {"hovertemplate": "State=South Carolina<br>Periodo de Tiempo=%{x}<br>Porcentaje (%)=%{y}<extra></extra>", "legendgroup": "South Carolina", "line": {"color": "#636efa", "dash": "solid"}, "marker": {"symbol": "circle"}, "mode": "lines+markers", "name": "South Carolina", "showlegend": true, "type": "scattergl", "x": [13, 14, 15, 16, 17, 18, 19, 20, 21, 22, 23, 24, 25, 26, 27, 28, 29, 30, 31, 32, 33, 34, 35, 36, 37, 38, 39, 40, 41, 42, 43, 44, 45], "xaxis": "x", "y": [9.3, 8.1, 9.8, 9.1, 8.8, 13.7, 14.9, 10.0, 11.8, 9.9, 10.0, 14.5, 11.4, 9.3, 10.6, 8.4, 9.4, 7.9, 11.6, 10.3, 9.9, 8.2, 10.9, 14.6, 10.6, 10.6, 9.7, 12.2, 9.6, 12.9, 11.4, 10.1, 9.0], "yaxis": "y"}, {"hovertemplate": "State=South Dakota<br>Periodo de Tiempo=%{x}<br>Porcentaje (%)=%{y}<extra></extra>", "legendgroup": "South Dakota", "line": {"color": "#EF553B", "dash": "solid"}, "marker": {"symbol": "circle"}, "mode": "lines+markers", "name": "South Dakota", "showlegend": true, "type": "scattergl", "x": [13, 14, 15, 16, 17, 18, 19, 20, 21, 22, 23, 24, 25, 26, 27, 28, 29, 30, 31, 32, 33, 34, 35, 36, 37, 38, 39, 40, 41, 42, 43, 44, 45], "xaxis": "x", "y": [6.3, 6.5, 6.0, 6.2, 4.9, 9.0, 12.9, 7.5, 8.3, 7.3, 5.9, 13.2, 5.9, 6.2, 6.2, 12.8, 6.3, 5.4, 8.0, 9.2, 10.7, 8.1, 8.2, 9.8, 6.7, 8.0, 9.3, 7.2, 12.5, 11.2, 10.6, 10.5, 7.9], "yaxis": "y"}, {"hovertemplate": "State=Tennessee<br>Periodo de Tiempo=%{x}<br>Porcentaje (%)=%{y}<extra></extra>", "legendgroup": "Tennessee", "line": {"color": "#00cc96", "dash": "solid"}, "marker": {"symbol": "circle"}, "mode": "lines+markers", "name": "Tennessee", "showlegend": true, "type": "scattergl", "x": [13, 14, 15, 16, 17, 18, 19, 20, 21, 22, 23, 24, 25, 26, 27, 28, 29, 30, 31, 32, 33, 34, 35, 36, 37, 38, 39, 40, 41, 42, 43, 44, 45], "xaxis": "x", "y": [8.9, 9.8, 10.4, 10.8, 9.9, 9.9, 11.5, 13.9, 13.3, 11.0, 12.2, 12.8, 10.9, 13.8, 10.7, 9.9, 11.0, 11.2, 7.6, 8.5, 10.7, 10.4, 10.8, 11.5, 11.8, 10.4, 12.6, 11.2, 11.0, 11.7, 12.1, 12.7, 11.6], "yaxis": "y"}, {"hovertemplate": "State=Texas<br>Periodo de Tiempo=%{x}<br>Porcentaje (%)=%{y}<extra></extra>", "legendgroup": "Texas", "line": {"color": "#ab63fa", "dash": "solid"}, "marker": {"symbol": "circle"}, "mode": "lines+markers", "name": "Texas", "showlegend": true, "type": "scattergl", "x": [13, 14, 15, 16, 17, 18, 19, 20, 21, 22, 23, 24, 25, 26, 27, 28, 29, 30, 31, 32, 33, 34, 35, 36, 37, 38, 39, 40, 41, 42, 43, 44, 45], "xaxis": "x", "y": [7.4, 10.9, 10.5, 9.3, 9.9, 13.7, 11.0, 10.7, 13.9, 11.4, 13.1, 13.2, 12.5, 11.4, 12.2, 10.0, 9.6, 12.4, 12.1, 10.2, 13.0, 12.7, 11.3, 11.9, 14.6, 14.2, 11.9, 11.8, 12.6, 12.7, 13.9, 13.4, 12.7], "yaxis": "y"}, {"hovertemplate": "State=Utah<br>Periodo de Tiempo=%{x}<br>Porcentaje (%)=%{y}<extra></extra>", "legendgroup": "Utah", "line": {"color": "#FFA15A", "dash": "solid"}, "marker": {"symbol": "circle"}, "mode": "lines+markers", "name": "Utah", "showlegend": true, "type": "scattergl", "x": [13, 14, 15, 16, 17, 18, 19, 20, 21, 22, 23, 24, 25, 26, 27, 28, 29, 30, 31, 32, 33, 34, 35, 36, 37, 38, 39, 40, 41, 42, 43, 44, 45], "xaxis": "x", "y": [11.5, 11.3, 15.1, 12.2, 10.3, 15.4, 15.5, 17.9, 15.4, 14.6, 13.0, 14.6, 14.3, 12.8, 12.7, 10.8, 12.1, 11.4, 12.7, 12.6, 11.5, 15.8, 13.7, 13.2, 17.7, 16.5, 11.3, 13.9, 13.5, 14.3, 13.3, 15.9, 17.9], "yaxis": "y"}, {"hovertemplate": "State=Vermont<br>Periodo de Tiempo=%{x}<br>Porcentaje (%)=%{y}<extra></extra>", "legendgroup": "Vermont", "line": {"color": "#19d3f3", "dash": "solid"}, "marker": {"symbol": "circle"}, "mode": "lines+markers", "name": "Vermont", "showlegend": true, "type": "scattergl", "x": [13, 14, 15, 16, 17, 18, 19, 20, 21, 22, 23, 24, 25, 26, 27, 28, 29, 30, 33, 34, 35, 36, 38, 39, 40, 41, 42, 43, 44, 45], "xaxis": "x", "y": [10.5, 9.6, 9.7, 12.6, 9.7, 16.0, 7.4, 12.8, 9.0, 8.6, 9.0, 11.2, 7.5, 10.8, 10.0, 14.7, 14.7, 10.0, 6.4, 11.3, 9.6, 9.2, 5.9, 12.1, 10.7, 9.3, 9.0, 12.7, 8.3, 11.9], "yaxis": "y"}, {"hovertemplate": "State=Virginia<br>Periodo de Tiempo=%{x}<br>Porcentaje (%)=%{y}<extra></extra>", "legendgroup": "Virginia", "line": {"color": "#FF6692", "dash": "solid"}, "marker": {"symbol": "circle"}, "mode": "lines+markers", "name": "Virginia", "showlegend": true, "type": "scattergl", "x": [13, 14, 15, 16, 17, 18, 19, 20, 21, 22, 23, 24, 25, 26, 27, 28, 29, 30, 31, 32, 33, 34, 35, 36, 37, 38, 39, 40, 41, 42, 43, 44, 45], "xaxis": "x", "y": [7.6, 8.5, 9.9, 10.6, 10.0, 10.9, 9.4, 10.2, 13.1, 10.1, 11.2, 12.2, 9.6, 11.1, 11.8, 8.6, 11.6, 10.4, 8.0, 8.6, 9.5, 9.6, 10.3, 9.1, 10.7, 10.1, 7.5, 11.8, 12.9, 9.7, 9.3, 10.8, 10.1], "yaxis": "y"}, {"hovertemplate": "State=Washington<br>Periodo de Tiempo=%{x}<br>Porcentaje (%)=%{y}<extra></extra>", "legendgroup": "Washington", "line": {"color": "#B6E880", "dash": "solid"}, "marker": {"symbol": "circle"}, "mode": "lines+markers", "name": "Washington", "showlegend": true, "type": "scattergl", "x": [13, 14, 15, 16, 17, 18, 19, 20, 21, 22, 23, 24, 25, 26, 27, 28, 29, 30, 31, 32, 33, 34, 35, 36, 37, 38, 39, 40, 41, 42, 43, 44, 45], "xaxis": "x", "y": [11.2, 11.0, 11.8, 11.6, 11.0, 12.6, 11.7, 13.4, 13.0, 12.3, 16.1, 15.6, 12.6, 15.9, 12.6, 11.7, 12.7, 10.3, 12.3, 11.7, 11.4, 14.5, 12.9, 12.7, 11.9, 13.5, 11.9, 16.0, 14.3, 14.0, 14.3, 12.3, 14.8], "yaxis": "y"}, {"hovertemplate": "State=West Virginia<br>Periodo de Tiempo=%{x}<br>Porcentaje (%)=%{y}<extra></extra>", "legendgroup": "West Virginia", "line": {"color": "#FF97FF", "dash": "solid"}, "marker": {"symbol": "circle"}, "mode": "lines+markers", "name": "West Virginia", "showlegend": true, "type": "scattergl", "x": [13, 14, 15, 16, 17, 18, 19, 20, 21, 22, 23, 24, 25, 26, 27, 28, 29, 30, 31, 32, 33, 34, 35, 36, 37, 38, 39, 40, 41, 42, 43, 44, 45], "xaxis": "x", "y": [6.6, 7.5, 13.0, 11.0, 8.1, 8.9, 12.5, 12.9, 14.7, 12.9, 11.4, 10.3, 13.0, 14.6, 14.2, 13.3, 7.7, 8.7, 8.5, 13.0, 5.9, 9.3, 10.1, 11.8, 7.8, 9.7, 10.9, 13.9, 12.5, 9.2, 10.6, 9.5, 9.8], "yaxis": "y"}, {"hovertemplate": "State=Wisconsin<br>Periodo de Tiempo=%{x}<br>Porcentaje (%)=%{y}<extra></extra>", "legendgroup": "Wisconsin", "line": {"color": "#FECB52", "dash": "solid"}, "marker": {"symbol": "circle"}, "mode": "lines+markers", "name": "Wisconsin", "showlegend": true, "type": "scattergl", "x": [13, 14, 15, 16, 17, 18, 19, 20, 21, 22, 23, 24, 25, 26, 27, 28, 29, 30, 31, 32, 33, 34, 35, 36, 37, 38, 39, 40, 41, 42, 43, 44, 45], "xaxis": "x", "y": [7.3, 6.9, 6.8, 7.7, 10.6, 11.0, 8.0, 8.8, 9.1, 10.2, 11.2, 11.9, 10.8, 9.0, 10.0, 7.9, 8.2, 8.7, 7.8, 6.8, 8.6, 11.4, 8.8, 10.7, 7.2, 10.1, 5.9, 10.4, 10.0, 10.8, 9.8, 10.9, 11.6], "yaxis": "y"}, {"hovertemplate": "State=Wyoming<br>Periodo de Tiempo=%{x}<br>Porcentaje (%)=%{y}<extra></extra>", "legendgroup": "Wyoming", "line": {"color": "#636efa", "dash": "solid"}, "marker": {"symbol": "circle"}, "mode": "lines+markers", "name": "Wyoming", "showlegend": true, "type": "scattergl", "x": [13, 14, 15, 16, 17, 18, 19, 20, 21, 22, 23, 24, 25, 26, 27, 28, 29, 30, 32, 33, 34, 35, 36, 38, 39, 40, 41, 42, 43, 44, 45], "xaxis": "x", "y": [7.5, 8.9, 8.0, 6.5, 9.1, 11.5, 9.0, 12.4, 8.6, 10.5, 9.2, 7.0, 16.2, 11.4, 9.8, 6.9, 10.3, 7.7, 9.2, 10.1, 13.1, 12.3, 7.2, 10.4, 8.1, 11.4, 13.8, 9.2, 12.3, 14.0, 11.5], "yaxis": "y"}], "layout": {"legend": {"title": {"text": "Estados (Haz clic para filtrar)"}, "tracegroupgap": 0}, "title": {"text": "Evolución Interactiva por Estado: Personas que necesitaron terapia pero no la obtuvieron"}, "xaxis": {"anchor": "y", "domain": [0, 1], "showgrid": true, "title": {"text": "Periodo de Tiempo"}}, "yaxis": {"anchor": "x", "domain": [0, 1], "showgrid": true, "title": {"text": "Porcentaje (%)"}}}}
